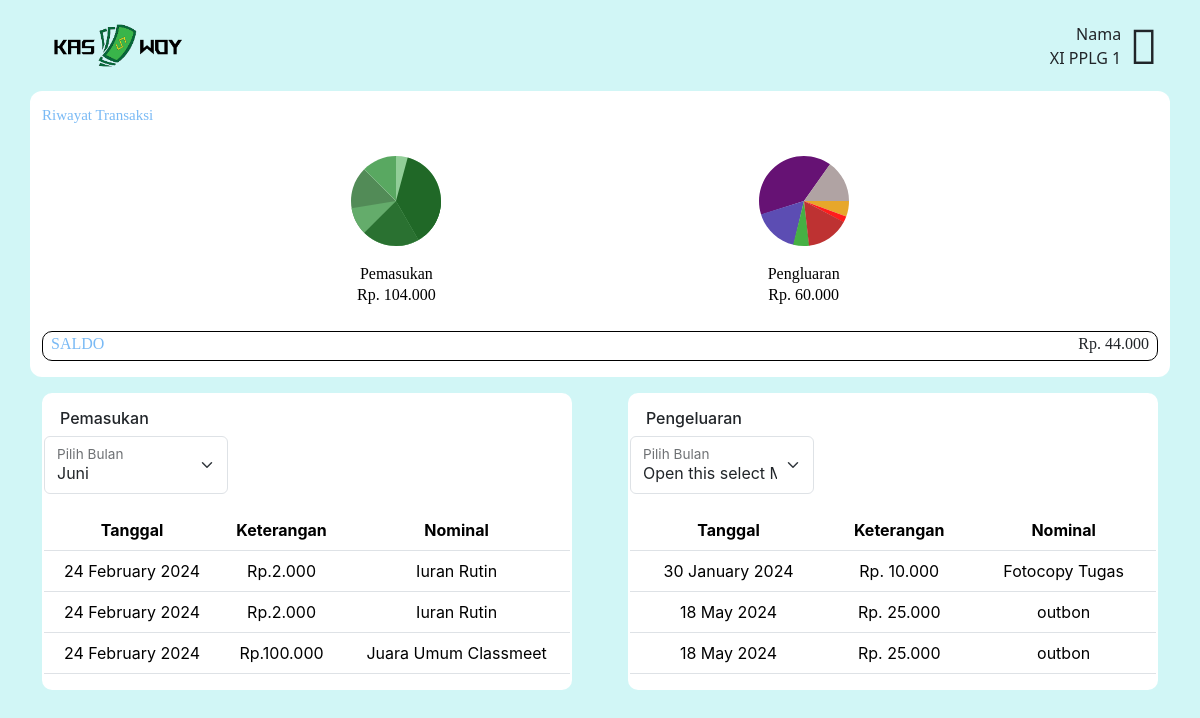
Page /public/home/riwayat (signed in) on the committed database.
### tables this page shows
CREATE TABLE `pemasukan` (
  `id` int NOT NULL,
  `tanggal` varchar(22) NOT NULL,
  `keterangan` varchar(25) NOT NULL,
  `nominal` int NOT NULL
);

CREATE TABLE `pengeluaran` (
  `id` int NOT NULL,
  `tanggal` date NOT NULL,
  `nominal` int NOT NULL,
  `keterangan` varchar(20) NOT NULL
);

### app/core/Controller.php (called while the page is built, shortened)
<?php
class Controller
{
    public function view($view, $data = [])
    {
        require_once("../app/view/" . $view . ".php");
    }
    public function model($model)
    {
        return new $model;
    }
}

### app/controllers/Home.php (called while the page is built, shortened)
<?php
class Home extends Controller{
    public function riwayat(){
        $data['title'] = 'Riwayat | KasWoy';
        $data['total_pemasukan'] = $this->model('Pembukuan_model')->totalPemasukan();
        $data['total_pengeluaran'] = $this->model('Pembukuan_model')->totalPengeluaran();
        $data['saldo'] = $this->model('Pembukuan_model')->saldo();
        $data['getpemasukan'] = $this->model('Pembukuan_model')->getPemasukan();
        $data['getpengeluaran'] = $this->model('Pembukuan_model')->getPengeluaran();
        $this->view("templates/header", $data);
        $this->view("home/riwayat", $data);
        $this->view("templates/footer", $data);
    }
}

### app/core/App.php (called while the page is built, shortened)
<?php
class App
{
    protected $method ="index";
    protected $param = [];
    public function __construct()
    {
        $url = $this->parseURL();
        if (!empty($url) && file_exists("../app/controllers/". $url[0].".php")) {
            unset($url[0]);
        }
        $this->controller = new $this->controller;
        if (isset($url[1])) {
            if (method_exists($this->controller,$url[1])) {
                $this->method = $url[1];
            }
        }
        call_user_func_array([$this->controller, $this->method],$this->param);
    }
    public function parseURL(){
        if (isset($_GET["url"])) {
            $url = rtrim($_GET["url"], "/") ;
            $url = filter_var($url, FILTER_SANITIZE_URL);
            $url = explode('/', $url);
            return $url;
        }
    }
}

### public/index.php (called while the page is built, shortened)
<?php
$app = new App();

### app/core/Database.php (called while the page is built, shortened)
<?php
class Database{
    private $host = DB_HOST;
    private $user = DB_USER;
    private $pass = DB_PASS;
    private $database = DB_NAME;
    private $dbh;
    private $stmt;
    public function __construct()
    {
        $dsn = 'mysql:host='. $this->host. ';dbname='. $this->database;
        try {
            $this -> dbh = new PDO($dsn, $this->user, $this->pass);
        } catch (PDOException $e) {
            die($e->getMessage());
        }
    }
    public function query($sql) {
        $this->stmt = $this->dbh->prepare($sql);
    }
    public function execute(){
        $this->stmt->execute();
    }
    public function resultSet(){
        $this->execute();
        return $this->stmt->fetchAll(PDO::FETCH_ASSOC);
    }
    public function single(){
        $this->execute();
        return $this->stmt->fetch(PDO::FETCH_ASSOC);
    }
}

### app/model/Pembukuan_model.php (called while the page is built, shortened)
<?php
class Pembukuan_model
{
    private $db;
    public function __construct()
    {
        $this->db = new Database();
    }
    public function getPemasukan()
    {
        $this->db->query("SELECT * FROM pemasukan");
        return $this->db->resultSet();
    }
    public function totalPemasukan()
    {
        $this->db->query("SELECT SUM(nominal) AS total_pemasukan FROM pemasukan");
        return $this->db->single();
    }
    public function getPengeluaran()
    {
        $this->db->query("SELECT * FROM pengeluaran");
        return $this->db->resultSet();
    }
    public function totalPengeluaran()
    {
        $this->db->query("SELECT SUM(nominal) AS total_pengeluaran FROM pengeluaran");
        return $this->db->single();
    }
    public function saldo()
    {
        $total_pemasukan = $this->totalPemasukan()['total_pemasukan'];
        $total_pengeluaran = $this->totalPengeluaran()['total_pengeluaran'];
        $saldo = $total_pemasukan - $total_pengeluaran;
        return $saldo;
    }
}

### app/view/home/riwayat.php (the view, shortened to what this page needs)
<body>
  <nav class="navbar navbar-lg navbar-light">
    <div class="container d-flex justify-content-between align-items-center">
      <a class=" ms-0" href="../">
        <img class="logo" src="../../public/image/kaswoy1.png" alt="kaswoy1">
      </a>
      <div class="d-flex align-items-center">
        <div class="text-end me-2">
          <p class="m-0">Nama</p>
          <p class="m-0">XI PPLG 1</p>
        </div>
        <i class="fas fa-user fa-3x"></i>
      </div>
    </div>
  </nav>
  <div class="container mb-3 pb-3 " id="atas">
    <h5 class="d-flex justify-content-start pt-3 pb-3">Riwayat Transaksi</h5>
    <table class="table table-borderless mb-0">
      <tr class="d-flex justify-content-evenly">
        <td>
          <div class="text-center masuk">
            <h6 class="m-0">Pemasukan</h6>
            <p>Rp. <?= number_format($data['total_pemasukan']['total_pemasukan'], 0, ',', '.') ?></p>
          </div>
        </td>
        <td class="">
          <div class="text-center keluar">
            <h6 class="m-0">Pengluaran</h6>
            <p>Rp. <?= number_format($data['total_pengeluaran']['total_pengeluaran'], 0, ',', '.') ?></p>
          </div>
        </td>
      </tr>
    </table>
    <div class="d-flex justify-content-between mx-auto" id="selisih" style="max-height: 30px;">
      <p class="ms-2" style="color: #7ABAF5;">SALDO</p>
      <p class="me-2">Rp. <?= number_format($data['saldo'], 0, ',', '.') ?></p>
    </div>
  </div>
  <div class="container">
    <div class="bawah row g-1 justify-content-evenly mx-auto">
      <div class="col-md col-12">
        <h6 class="ps-3 pt-3">Pemasukan</h6>
        <table class="table text-center" style="font-family: Inter;">
          <div class="form-floating mb-3" style="max-width: 35%;">
            <select class="form-select" id="floatingSelect" aria-label="Floating label select example">
              <option value="06">Juni</option>
            </select>
            <label for="floatingSelect">Pilih Bulan</label>
          </div>
          <thead>
            <tr>
              <th scope="col">Tanggal</th>
              <th scope="col">Keterangan</th>
              <th scope="col">Nominal</th>
            </tr>
          </thead>
          <tbody>
            <?php foreach ($data['getpemasukan'] as $masuk) : ?>
              <tr>
                <td><?= date('d F Y', strtotime($masuk['tanggal'])) ?></td>
                <td><?= 'Rp.' . number_format($masuk['nominal'], 0, ',', '.') ?></td>
                <td><?= $masuk['keterangan'] ?></td>
              </tr>
            <?php endforeach ?>
          </tbody>
        </table>
      </div>
      <div class="col-md col-12">
        <h6 class="ps-3 pt-3">Pengeluaran</h6>
        <table class="table text-center" style="font-family: Inter;">
          <div class="form-floating mb-3" style="max-width: 35%;">
            <select class="form-select" id="floatingSelect" aria-label="Floating label select example">
              <option selected>Open this select Month</option>
            </select>
            <label for="floatingSelect">Pilih Bulan</label>
          </div>
          <thead>
            <tr>
              <th scope="col">Tanggal</th>
              <th scope="col">Keterangan</th>
              <th scope="col">Nominal</th>
            </tr>
          </thead>
          <tbody>
            <?php foreach ($data['getpengeluaran'] as $out) : ?>
              <tr>
                <td><?= date('d F Y', strtotime($out['tanggal'])) ?></td>
                <td><?= 'Rp. ' . number_format($out['nominal'], 0, ',', '.') ?></td>
                <td><?= $out['keterangan'] ?></td>
              </tr>
            <?php endforeach ?>
          </tbody>
        </table>
      </div>
    </div>
  </div>

### app/view/templates/header.php (shortened to what this page needs)
<!DOCTYPE html>
<html lang="en">
<head>
    <link rel="stylesheet" href="">
    <link rel="stylesheet" href="http://localhost/kaswoymvc/public/css/bootstrap.min.css">
    <link rel="stylesheet" href="https://cdnjs.cloudflare.com/ajax/libs/font-awesome/4.7.0/css/font-awesome.min.css">
</head>

### app/view/templates/footer.php (shortened to what this page needs)
</body>
</html>

### app/view/home/riwayat.php (style rules this page uses)
body { background: #D1F6F6; }
.logo { width: 150px; }
#atas { background-color: white; border-radius: 12px; }
#atas h5 { color: #7ABAF5; font-family: 'Doppio One'; font-size: 15px; font-weight: 400; line-height: normal; }
.masuk { margin-top: 18px; font-family: 'Doppio One'; }
.keluar { margin-top: 18px; font-family: 'Doppio One'; }
#selisih { border: 1px solid black; border-radius: 10px; font-family: 'Doppio One'; flex-shrink: 0; }
.col-md { font-family: 'Inter'; border-radius: 10px; background: #FFF; margin-bottom: 25px; }
.bawah { font-family: 'Inter'; gap: 5%; }

### rows in the picture
pemasukan: tanggal "24 February 2024", nominal "2.000", keterangan "Iuran Rutin"
pemasukan: tanggal "24 February 2024", nominal "2.000", keterangan "Iuran Rutin"
pemasukan: tanggal "24 February 2024", nominal "100.000", keterangan "Juara Umum Classmeet"
pengeluaran: tanggal "30 January 2024", nominal "10.000", keterangan "Fotocopy Tugas"
pengeluaran: tanggal "18 May 2024", nominal "25.000", keterangan "outbon"
pengeluaran: tanggal "18 May 2024", nominal "25.000", keterangan "outbon"

### other values in the picture
$data['total_pemasukan']['total_pemasukan'] "104.000"
$data['total_pengeluaran']['total_pengeluaran'] "60.000"
$data['saldo'] "44.000"
